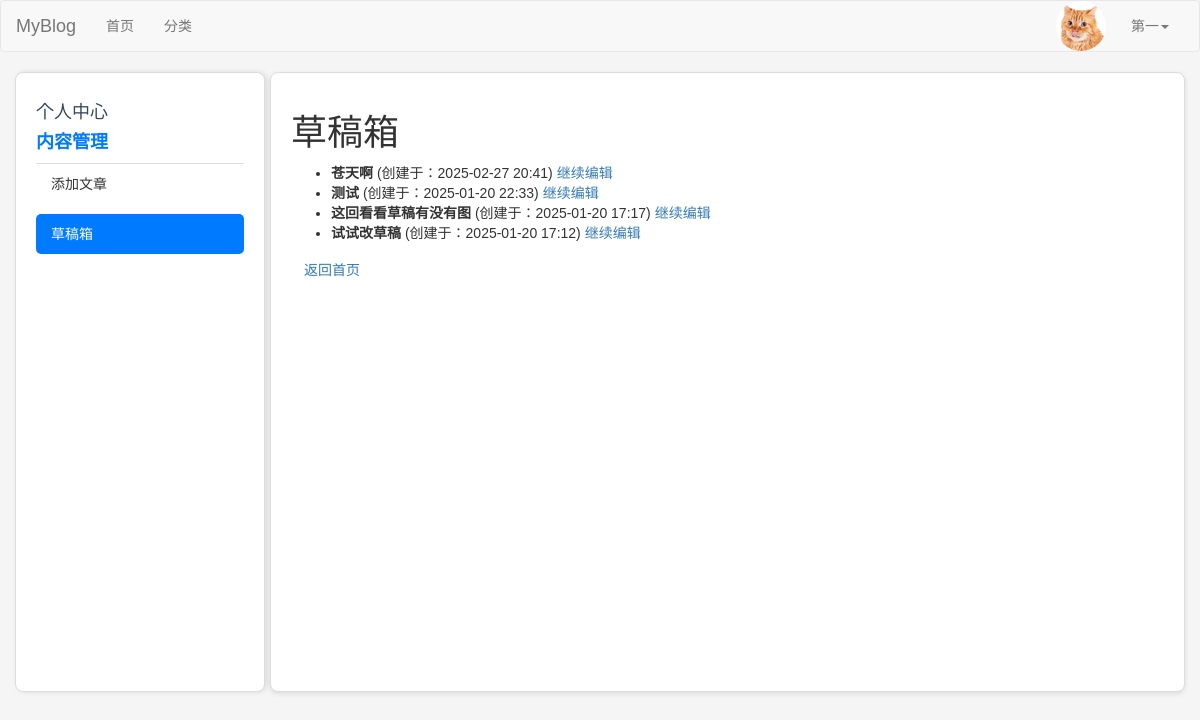
The page /drafts/ (signed in) on the database as committed earlier.
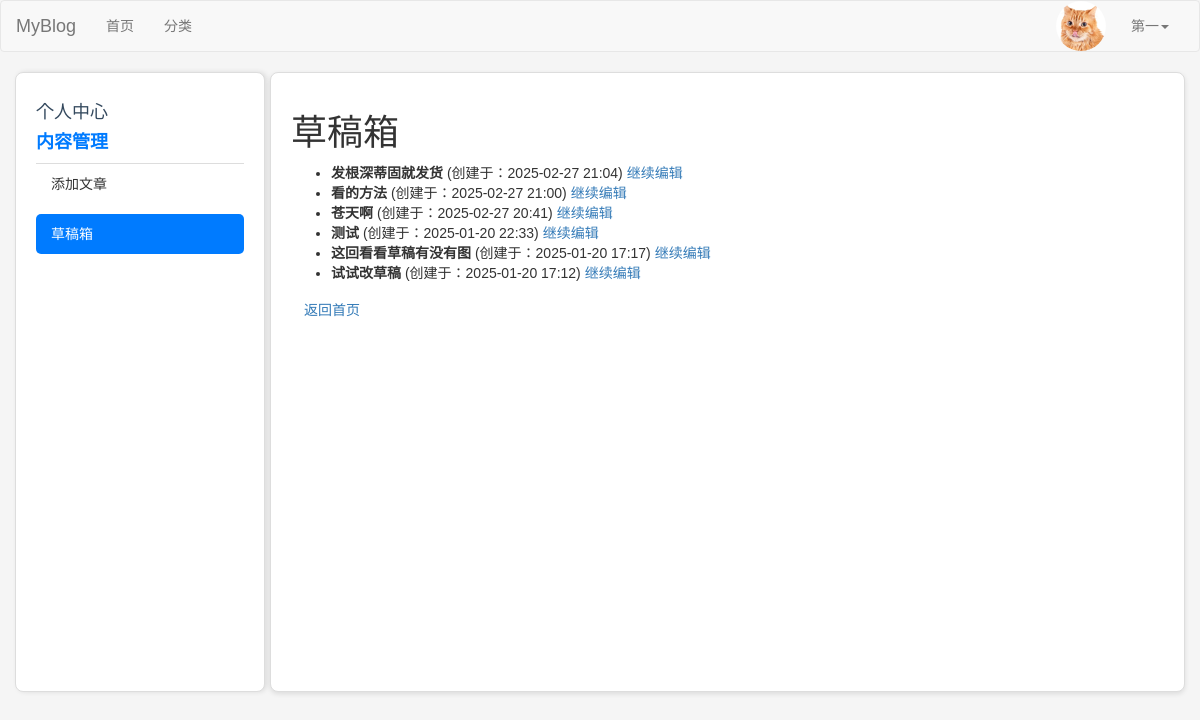
The same page on the database as committed later.
### blog/models.py (models this page shows, shortened)
class Post(models.Model):
    DRAFT = 'draft'
    PUBLISHED = 'published'
    STATUS_CHOICES = [
        (DRAFT, '草稿'),
        (PUBLISHED, '已发布'),
    ]
    title = models.CharField(max_length=61, verbose_name="文章标题")
    desc = models.TextField(max_length=200, blank=True, default="", verbose_name="文章描述")
    category = models.ForeignKey(Category, on_delete=models.CASCADE, verbose_name="分类")
    content = models.TextField(verbose_name="文章详情")
    tags = models.ManyToManyField(Tag, related_name='posts', verbose_name="文章标签")  # 修改为 ManyToManyField
    owner = models.ForeignKey(User, on_delete=models.CASCADE, verbose_name="作者")
    is_hot = models.BooleanField(default=False, verbose_name='是否热门')
    pv = models.IntegerField(default=0, verbose_name='浏览量')
    add_date = models.DateTimeField(auto_now_add=True, verbose_name="添加时间")
    pub_date = models.DateTimeField(auto_now=True, verbose_name="修改时间")
    status = models.CharField(max_length=10, choices=STATUS_CHOICES, default=DRAFT, verbose_name="状态")
    liked_users = models.ManyToManyField(
        User,
        related_name="liked_posts",
        blank=True,
        verbose_name="点赞用户",
    )
    favorited_users = models.ManyToManyField(
        User,
        related_name="favorited_posts",
        blank=True,
        verbose_name="收藏用户",
    )
    class Meta:
        verbose_name = "文章"
        verbose_name_plural = verbose_name

### blog/views/post.py (the view)
# urls.py: path('drafts/', post.draft_list, name='draft_list'),  # 草稿箱
@login_required
def draft_list(request):
    drafts = Post.objects.filter(owner=request.user, status=Post.DRAFT).order_by('-add_date')
    return render(request, 'draft_list.html', { 'drafts': drafts, 'active_menu': 'content-manage', 'active_link': 'draft_list'})

### blog/templates/draft_list.html (shortened to what this page needs)
{% extends 'layout/user.html' %}
{% block user_content %}
    <h1>草稿箱</h1>
    <ul>
        {% for draft in drafts %}
            <li>
                <strong>{{ draft.title }}</strong> (创建于：{{ draft.add_date|date:"Y-m-d H:i" }})
                <a href="{% url 'blog:edit_draft' draft.id %}">继续编辑</a>
            </li>
        {% empty %}
            <p>暂无草稿。</p>
        {% endfor %}
    </ul>
    <a href="{% url 'blog:index' %}" class="btn btn-secondary">返回首页</a>
{% endblock %}

Rows that differ between the two databases and show on the page:
added Post: title "发根深蒂固就发货", add_date "2025-02-27 21:04"
added Post: title "看的方法", add_date "2025-02-27 21:00"
